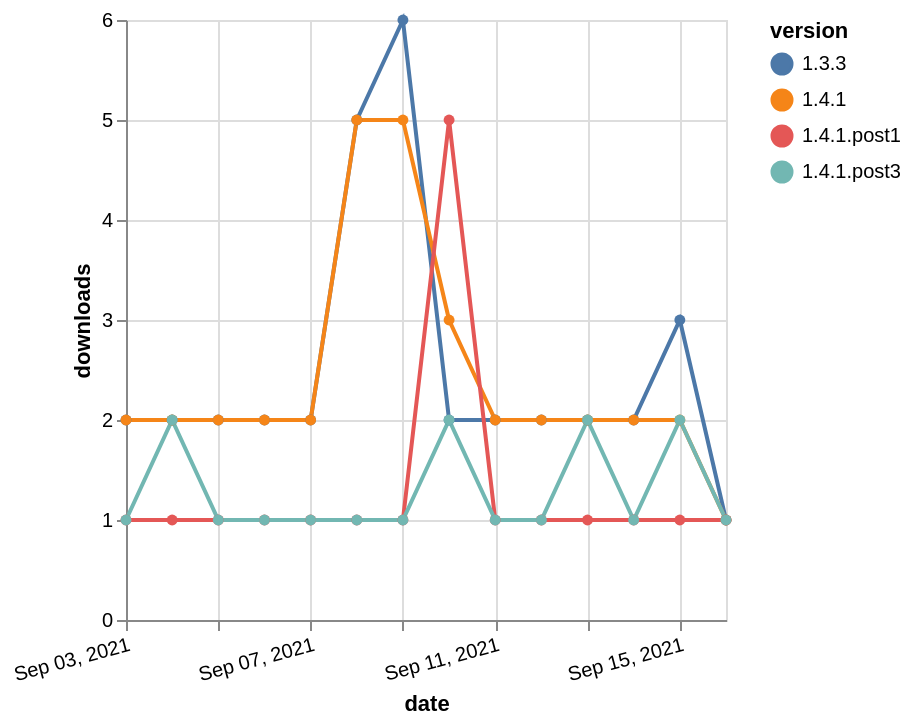

The Vega-Lite source for this figure:
### Vega-Lite specification from a JSON file in a GitHub repository (floating-point values rounded to 4 significant figures)
{"$schema": "https://vega.github.io/schema/vega-lite/v5.json", "description": "A simple bar chart with embedded data.", "data": {"values": [{"date": "2021-09-03", "total": 3889, "delta": 2, "version": "1.3.3"}, {"date": "2021-09-04", "total": 3891, "delta": 2, "version": "1.3.3"}, {"date": "2021-09-05", "total": 3893, "delta": 2, "version": "1.3.3"}, {"date": "2021-09-06", "total": 3895, "delta": 2, "version": "1.3.3"}, {"date": "2021-09-07", "total": 3897, "delta": 2, "version": "1.3.3"}, {"date": "2021-09-08", "total": 3902, "delta": 5, "version": "1.3.3"}, {"date": "2021-09-09", "total": 3908, "delta": 6, "version": "1.3.3"}, {"date": "2021-09-10", "total": 3910, "delta": 2, "version": "1.3.3"}, {"date": "2021-09-11", "total": 3912, "delta": 2, "version": "1.3.3"}, {"date": "2021-09-12", "total": 3914, "delta": 2, "version": "1.3.3"}, {"date": "2021-09-13", "total": 3916, "delta": 2, "version": "1.3.3"}, {"date": "2021-09-14", "total": 3918, "delta": 2, "version": "1.3.3"}, {"date": "2021-09-15", "total": 3921, "delta": 3, "version": "1.3.3"}, {"date": "2021-09-16", "total": 3922, "delta": 1, "version": "1.3.3"}, {"date": "2021-09-03", "total": 2699, "delta": 2, "version": "1.4.1"}, {"date": "2021-09-04", "total": 2701, "delta": 2, "version": "1.4.1"}, {"date": "2021-09-05", "total": 2703, "delta": 2, "version": "1.4.1"}, {"date": "2021-09-06", "total": 2705, "delta": 2, "version": "1.4.1"}, {"date": "2021-09-07", "total": 2707, "delta": 2, "version": "1.4.1"}, {"date": "2021-09-08", "total": 2712, "delta": 5, "version": "1.4.1"}, {"date": "2021-09-09", "total": 2717, "delta": 5, "version": "1.4.1"}, {"date": "2021-09-10", "total": 2720, "delta": 3, "version": "1.4.1"}, {"date": "2021-09-11", "total": 2722, "delta": 2, "version": "1.4.1"}, {"date": "2021-09-12", "total": 2724, "delta": 2, "version": "1.4.1"}, {"date": "2021-09-13", "total": 2726, "delta": 2, "version": "1.4.1"}, {"date": "2021-09-14", "total": 2728, "delta": 2, "version": "1.4.1"}, {"date": "2021-09-15", "total": 2730, "delta": 2, "version": "1.4.1"}, {"date": "2021-09-16", "total": 2731, "delta": 1, "version": "1.4.1"}, {"date": "2021-09-03", "total": 526, "delta": 1, "version": "1.4.1.post1"}, {"date": "2021-09-04", "total": 527, "delta": 1, "version": "1.4.1.post1"}, {"date": "2021-09-05", "total": 528, "delta": 1, "version": "1.4.1.post1"}, {"date": "2021-09-06", "total": 529, "delta": 1, "version": "1.4.1.post1"}, {"date": "2021-09-07", "total": 530, "delta": 1, "version": "1.4.1.post1"}, {"date": "2021-09-08", "total": 531, "delta": 1, "version": "1.4.1.post1"}, {"date": "2021-09-09", "total": 532, "delta": 1, "version": "1.4.1.post1"}, {"date": "2021-09-10", "total": 537, "delta": 5, "version": "1.4.1.post1"}, {"date": "2021-09-11", "total": 538, "delta": 1, "version": "1.4.1.post1"}, {"date": "2021-09-12", "total": 539, "delta": 1, "version": "1.4.1.post1"}, {"date": "2021-09-13", "total": 540, "delta": 1, "version": "1.4.1.post1"}, {"date": "2021-09-14", "total": 541, "delta": 1, "version": "1.4.1.post1"}, {"date": "2021-09-15", "total": 542, "delta": 1, "version": "1.4.1.post1"}, {"date": "2021-09-16", "total": 543, "delta": 1, "version": "1.4.1.post1"}, {"date": "2021-09-03", "total": 129, "delta": 1, "version": "1.4.1.post3"}, {"date": "2021-09-04", "total": 131, "delta": 2, "version": "1.4.1.post3"}, {"date": "2021-09-05", "total": 132, "delta": 1, "version": "1.4.1.post3"}, {"date": "2021-09-06", "total": 133, "delta": 1, "version": "1.4.1.post3"}, {"date": "2021-09-07", "total": 134, "delta": 1, "version": "1.4.1.post3"}, {"date": "2021-09-08", "total": 135, "delta": 1, "version": "1.4.1.post3"}, {"date": "2021-09-09", "total": 136, "delta": 1, "version": "1.4.1.post3"}, {"date": "2021-09-10", "total": 138, "delta": 2, "version": "1.4.1.post3"}, {"date": "2021-09-11", "total": 139, "delta": 1, "version": "1.4.1.post3"}, {"date": "2021-09-12", "total": 140, "delta": 1, "version": "1.4.1.post3"}, {"date": "2021-09-13", "total": 142, "delta": 2, "version": "1.4.1.post3"}, {"date": "2021-09-14", "total": 143, "delta": 1, "version": "1.4.1.post3"}, {"date": "2021-09-15", "total": 145, "delta": 2, "version": "1.4.1.post3"}, {"date": "2021-09-16", "total": 146, "delta": 1, "version": "1.4.1.post3"}]}, "width": "container", "mark": {"type": "line", "point": {"filled": true}}, "encoding": {"x": {"field": "date", "type": "temporal", "timeUnit": "yearmonthdate", "title": "date", "axis": {"labelAngle": -15}}, "y": {"field": "delta", "type": "quantitative", "title": "downloads"}, "color": {"field": "version", "type": "nominal"}, "tooltip": {"field": "delta"}}}
